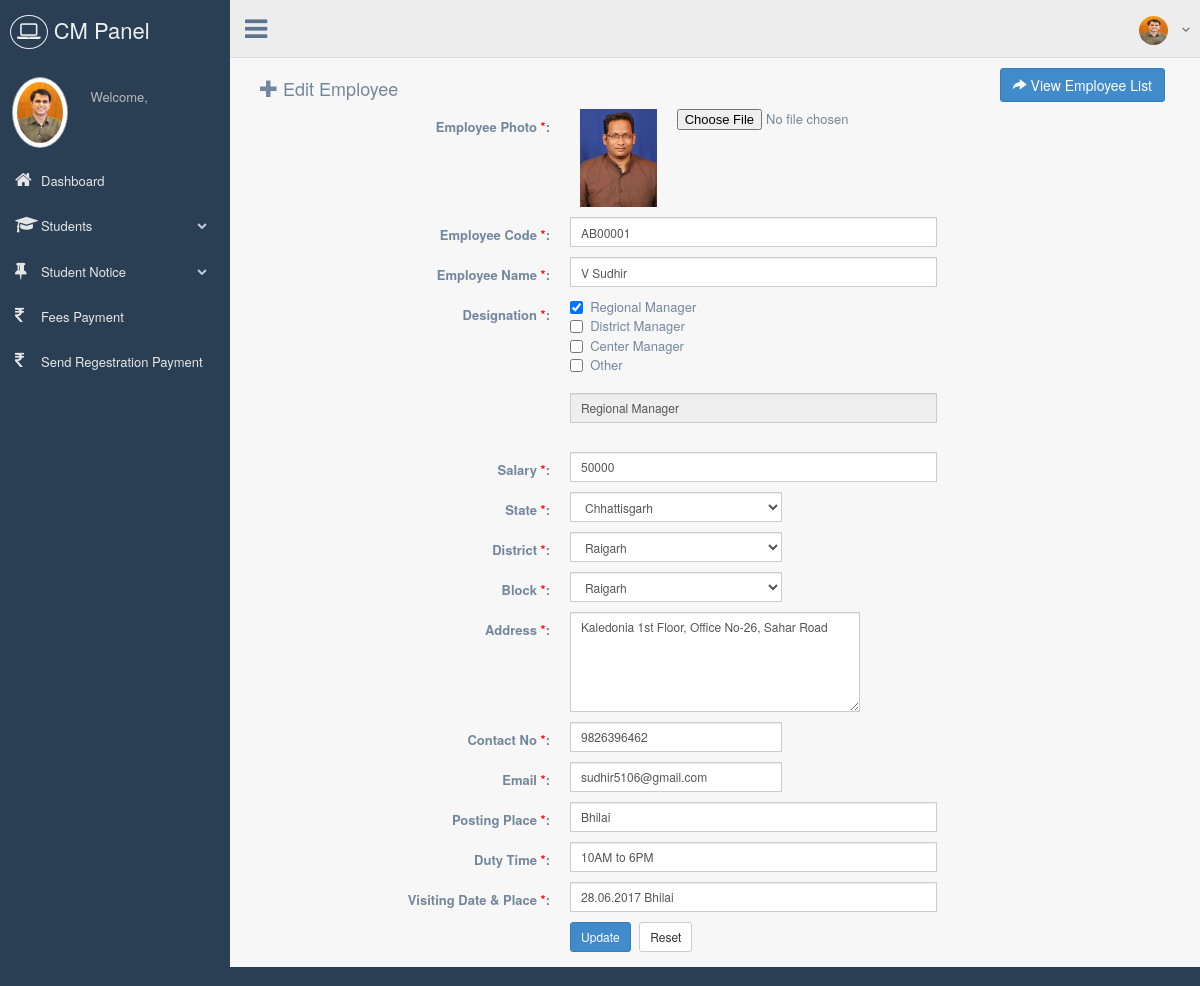
Page /cmpanel/students/edit_student.php?id=1 (signed in) on the committed database.
### tables this page shows
CREATE TABLE `employee_master` (
  `EMP_Id` mediumint(9) NOT NULL,
  `EMP_Code` varchar(75) NOT NULL,
  `EMP_Name` varchar(75) NOT NULL,
  `DOJ` date NOT NULL,
  `EMP_Designation` varchar(75) NOT NULL,
  `EMP_Image` varchar(75) NOT NULL,
  `State_Id` tinyint(4) NOT NULL,
  `District_Id` smallint(6) NOT NULL,
  `Block_Id` int(11) NOT NULL,
  `EMP_Address` varchar(300) NOT NULL,
  `EMP_Contact` varchar(15) NOT NULL,
  `EMP_Email` varchar(50) NOT NULL,
  `EMP_Salary` int(11) NOT NULL,
  `Posting_Place` varchar(50) NOT NULL,
  `Duty_Time` varchar(50) NOT NULL,
  `Visiting_Date_Place` varchar(50) NOT NULL,
  `emp_sign` varchar(100) NOT NULL COMMENT '//emp signature_name'
);

CREATE TABLE `district_master` (
  `District_Id` smallint(6) NOT NULL,
  `State_Id` tinyint(4) NOT NULL,
  `District_Name` varchar(100) NOT NULL
);

CREATE TABLE `state_master` (
  `State_Id` tinyint(4) NOT NULL,
  `State_Name` varchar(100) NOT NULL
);

CREATE TABLE `block_master` (
  `Block_Id` int(11) NOT NULL,
  `Block_Name` varchar(50) NOT NULL,
  `District_Id` smallint(6) NOT NULL
);

### libraries/classes/DBConn.php (called while the page is built, shortened)
<?php
class DBConn  extends Conn {
	 function ExecuteQuery($userQuery)
	{
		$result= mysql_query($userQuery);
                $num_fields = mysql_num_fields($result);
				$obj = array();
				$x=1;
				while($row=mysql_fetch_array($result)){
				  for($j=0;$j<$num_fields;$j++){
					 $name = mysql_field_name($result, $j);
					 $obj[$x][$name]=$row[$name];
					}
					$x++;
					}
     return $obj;
	}
}
?>

### cmpanel/students/edit_student.php (the view, shortened to what this page needs)
<?php
require_once(PATH_LIBRARIES.'/classes/DBConn.php');
include(PATH_CM_INCLUDE.'/header.php');
$getemployee=$db->ExecuteQuery("SELECT DATE_FORMAT(DOJ,'%d-%m-%Y') AS DOJ, e.EMP_Id, e.EMP_Code, e.EMP_Image, e.EMP_Name, e.EMP_Designation, e.Block_Id, e.District_Id, d.State_Id, e.EMP_Address, e.EMP_Contact, EMP_Email, EMP_Salary, Posting_Place, Duty_Time, Visiting_Date_Place
FROM employee_master e
LEFT JOIN block_master b ON e.Block_Id = b.Block_Id
LEFT JOIN district_master d ON e.District_Id = d.District_Id
LEFT JOIN state_master s ON d.State_Id = s.State_Id
WHERE e.EMP_Id = ".$_GET['id']);
$getStates=$db->ExecuteQuery("SELECT * FROM state_master ");
$getDistrict=$db->ExecuteQuery("SELECT District_Id, District_Name FROM district_master WHERE State_Id=".$getemployee[1]['State_Id']);
$getBlocks=$db->ExecuteQuery("SELECT Block_Id, Block_Name FROM block_master WHERE District_Id=".$getemployee[1]['District_Id']);
?>
<div class="main">
  <div class="page-title">
    <div>
      <div class="col-lg-5 pull-left">
        <h4><i class="glyphicon glyphicon-plus"></i> Edit Employee</h4>
      </div>
      <div class="col-lg-5 pull-right text-right">
      	<span class="hidden-phone" style="margin-left: 15px; margin-top: 3px;"><a class="btn btn-primary" href="index.php"><i class="glyphicon glyphicon-share-alt"></i> View Employee List</a></span>
      </div>
    </div>
    <div class="clearfix">&nbsp;</div>
  </div>
  <div class="clear formbgstyle">
    <form class="form-horizontal" role="form" id="editEmployee" action="" method="post">
      <div>
        <div class="form-group">
            <label class="col-md-4 control-label mandatory" for="filebutton">Employee Photo <span>*</span>:</label>
            <div class="col-md-4">
  		<?php if(!empty($getemployee[1]['EMP_Image']) && file_exists(ROOT."/data_images/employee/".$getemployee[1]['EMP_Image']))
			{
				echo '<div class="col-md-4"><img width="100%" src="'.PATH_DATA_IMAGE."/employee/".$getemployee[1]['EMP_Image'].'"/></div>';
			}
			  else{
				  echo '<label class="col-md-4 control-label" for="fileupload"><span class="glyphicon glyphicon-user" style="font-size:50pt;"></span></label>';
			  }
				  ?>
                <input class="col-md-8" type="file" id="fileupload" name="fileupload" accept="image/jpg,image/png,image/jpeg,image/gif"/>
           </div>
        </div>
        <div class="form-group">
          <label class="control-label col-sm-4 mandatory" for="emp_code">Employee Code <span>*</span>:</label>
          <div class="col-sm-5">
            <input type="text" class="form-control input-sm" id="emp_code" name="emp_code" placeholder="Ex: AB00001" value="<?php echo $getemployee[1]['EMP_Code'] ?>" />
          </div>
        </div>
        <div class="form-group">
          <label class="control-label col-sm-4 mandatory" for="emp_name">Employee Name <span>*</span>:</label>
          <div class="col-sm-5">
            <input type="text" class="form-control input-sm" id="emp_name" name="emp_name" placeholder="Name of the Employee" value="<?php echo $getemployee[1]['EMP_Name'] ?>" />
          </div>
        </div>
        <div class="form-group">
          <label class="control-label col-sm-4 mandatory" for="designation">Designation <span>*</span>:</label>
          <div class="col-sm-5">
          	<input class="pull-left checkboxVerAlign" id="rmChkBx" type="checkbox" <?php if($getemployee[1]['EMP_Designation']=='Regional Manager'){echo 'checked="checked"';} ?> />&nbsp; Regional Manager<br />
            <input class="pull-left checkboxVerAlign" id="dmChkBx" type="checkbox" <?php if($getemployee[1]['EMP_Designation']=='District Manager'){echo 'checked="checked"';} ?> />&nbsp; District Manager<br />
            <input class="pull-left checkboxVerAlign" id="cmChkBx" type="checkbox" <?php if($getemployee[1]['EMP_Designation']=='Center Manager'){echo 'checked="checked"';} ?> />&nbsp; Center Manager<br />
            <input class="pull-left checkboxVerAlign" id="otherChkBx" type="checkbox" <?php if($getemployee[1]['EMP_Designation']!='Regional Manager' and $getemployee[1]['EMP_Designation']!='District Manager' and $getemployee[1]['EMP_Designation']!='Center Manager'){echo 'checked="checked"';} ?> />&nbsp; Other<br /><br />
            <input type="text" class="form-control input-sm" id="designation" name="designation" placeholder="Designation" readonly="readonly" value="<?php echo $getemployee[1]['EMP_Designation']?>" /><br />
          </div>
        </div>
        <div class="form-group">
          <label class="control-label col-sm-4 mandatory" for="salary">Salary <span>*</span>:</label>
          <div class="col-sm-5">
            <input type="text" class="form-control input-sm" id="salary" name="salary" placeholder="Salary" value="<?php echo $getemployee[1]['EMP_Salary']?>" />
          </div>
        </div>
        <div class="form-group">
          <label class="control-label col-sm-4 mandatory" for="state">State <span>*</span>:</label>
          <div class="col-sm-3">
            <select name="state" id="state" class="form-control input-sm" >
              <?php foreach($getStates as $getStatesVal){ ?>
              <option <?php if($getStatesVal['State_Id']==$getemployee[1]['State_Id']){echo 'selected="selected"';}?> value="<?php echo $getStatesVal['State_Id']; ?>"><?php echo $getStatesVal['State_Name']; ?></option>
              <?php } ?>
            </select>
          </div>
        </div>
        <div class="form-group">
          <label class="control-label col-sm-4 mandatory" for="district">District <span>*</span>:</label>
          <div class="col-sm-3">
            <select name="district" id="district" class="form-control input-sm" >
              <?php foreach($getDistrict as $getDistrictVal){ ?>
              <option value="<?php echo $getDistrictVal['District_Id']; ?>" <?php if($getDistrictVal['District_Id']==$getemployee[1]['District_Id']){echo "selected";}?>><?php echo $getDistrictVal['District_Name']; ?></option>
              <?php } ?>
            </select>
          </div>
        </div>
        <div class="form-group">
          <label class="control-label col-sm-4 mandatory" for="block">Block <span>*</span>:</label>
          <div class="col-sm-3">
            <select name="block" id="block" class="form-control input-sm" >
              <?php foreach($getBlocks as $getBlocksVal){ ?>
              <option value="<?php echo $getBlocksVal['Block_Id']; ?>" <?php if($getBlocksVal['Block_Id']==$getemployee[1]['Block_Id']){echo "selected";}?>><?php echo $getBlocksVal['Block_Name']; ?></option>
              <?php } ?>
            </select>
          </div>
        </div>
        <div class="form-group">
          <label class="control-label col-sm-4 mandatory" for="address">Address <span>*</span>:</label>
          <div class="col-sm-4">
            <textarea  class="form-control input-sm txtarea" id="address" name="address" placeholder="Address"><?php echo $getemployee[1]['EMP_Address']?></textarea>
          </div>
        </div>
        <div class="form-group">
          <label class="control-label col-sm-4 mandatory" for="contact_no">Contact No <span>*</span>:</label>
          <div class="col-sm-3">
            <input type="text" class="form-control input-sm" id="contact_no" name="contact_no" placeholder="Contact No" value="<?php echo $getemployee[1]['EMP_Contact']?>" />
          </div>
        </div>
        <div class="form-group">
          <label class="control-label col-sm-4 mandatory" for="email">Email <span>*</span>:</label>
          <div class="col-sm-3">
            <input type="text" class="form-control input-sm" id="email" name="email" placeholder="Email" value="<?php echo $getemployee[1]['EMP_Email']?>" />
          </div>
        </div>
        <div class="form-group">
          <label class="control-label col-sm-4 mandatory" for="posting_place">Posting Place <span>*</span>:</label>
          <div class="col-sm-5">
            <input type="text" class="form-control input-sm" id="posting_place" name="posting_place" placeholder="Posting Place" value="<?php echo $getemployee[1]['Posting_Place']?>" />
          </div>
        </div>
        <div class="form-group">
          <label class="control-label col-sm-4 mandatory" for="duty_time">Duty Time <span>*</span>:</label>
          <div class="col-sm-5">
            <input type="text" class="form-control input-sm" id="duty_time" name="duty_time" placeholder="Ex: 10AM to 6PM" value="<?php echo $getemployee[1]['Duty_Time']?>" />
          </div>
        </div>
        <div class="form-group">
          <label class="control-label col-sm-4 mandatory" for="Visiting_Date_Place">Visiting Date &amp; Place <span>*</span>:</label>
          <div class="col-sm-5">
            <input type="text" class="form-control input-sm" id="Visiting_Date_Place" name="Visiting_Date_Place" placeholder="Visiting Date & Place" value="<?php echo $getemployee[1]['Visiting_Date_Place']?>" />
          </div>
        </div>
        <div class="form-group">
          <div class="col-sm-4"></div>
          <div class="col-sm-3">
            <input type="button" class="btn btn-primary btn-sm" id="edit" value="Update">
            <input type="reset" class="btn btn-default btn-sm" id="reset" value="Reset">
          </div>
        </div>
      </div>
    </form>
  </div>
</div>

### rows in the picture
employee_master: EMP_Image (picture), emp_code "AB00001", emp_name "V Sudhir", EMP_Designation "☑", designation "Regional Manager", salary "50000", district "Raigarh", block "Raigarh", address "Kaledonia 1st Floor, Office No-26, Sahar Road", contact_no "9826396462", email "sudhir5106@gmail.com", posting_place "Bhilai", duty_time "10AM to 6PM", Visiting_Date_Place "28.06.2017 Bhilai"
district_master: state "Chhattisgarh"
